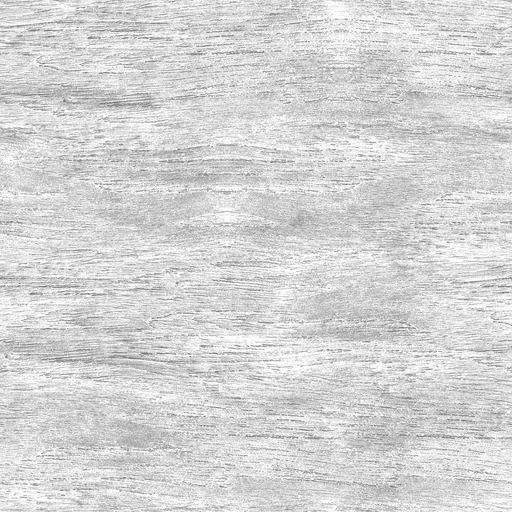
#> input picture unity/GloomhavenVR.Assets/Assets/Bundle/Table/KeycapGrain_albedo.png, 512 x 512 px
$ python plate_forensics.py
#> lines starting #> are read from the running program, lines starting #| are printed output that depends on the picture
#!/usr/bin/env python3
"""ROUND 3, STEP 0 -- what actually separates the ACCEPTED board backs from the REJECTED cap
plates.

THE QUESTION THIS FILE EXISTS TO ANSWER
---------------------------------------
Two rounds of keycap material were rejected with the SAME word -- "einheitlich" -- and round 2
had measured a real improvement first (cap-scale STORY contrast +60 / +71 / +147 %). A metric
that rose while the picture stayed wrong is measuring one term of what the eye sees. Meanwhile
the same generator, in the same repository, produced something the user volunteered praise for:

    "Die Rueckseite der boards gefaellt mir sehr gut!"   -- the board BACKS (ModBuild 276)

So the accepted class and the rejected class are both gpt-image-2 output, both re-based, both
shipped through `BoardLit`. **Something else separates them, and it is measurable rather than a
matter of taste.** This module measures it, with a NULL control and a KNOWN-POSITIVE control,
before anything is generated.

WHAT IS MEASURED, AND IN WHOSE UNITS
------------------------------------
Everything is computed in OBJECT-NORMALISED coordinates: each source is resampled so its SHORT
side is `NORM` texels, whatever its real size, so "a feature a sixth of the frame" means the
same number of texels on a 480 mm board back and on a 53 mm keycap. That is the only way the
two are comparable at all -- and it is also the axis round 2 was working on (feature size as a
fraction of the frame) taken one step further: not how BIG the features are, but whether the
picture has a LAYOUT.

    M1  OCTAVE SPECTRUM      sigma of each band-pass octave (1/2 .. 1/64 of the object),
                             per cent of the mean. Round 2's STORY/GRAIN split, resolved.
    M2  NSI                  non-stationarity index: between-tile contrast / within-tile
                             contrast over an 8x8 grid. A swatch is stationary BY
                             CONSTRUCTION, so this sits at its null value for one.
    M3  REG                  REGISTRATION. The mean luminance as a function of normalised
                             distance to the frame's border, peak-to-trough, per cent of the
                             mean. A rim, a batten, a bezel, a border -- anything that makes
                             WHERE YOU ARE matter -- shows here. A swatch cannot have it:
                             translate a swatch and it is the same swatch.
    M4  COH / GINI           contour coherence (structure tensor at 1/32 of the object) and
                             the Gini coefficient of gradient magnitude. A made object's
                             edges are FEW, LONG and ORIENTED; grain is dense, short and
                             isotropic.

WHAT THESE METRICS CANNOT SEE, stated because round 2's did not state it
------------------------------------------------------------------------
* None of them knows what the picture DEPICTS. A rim drawn in the wrong place scores exactly
  like a rim drawn in the right place. M3 in particular is blind to whether the registration
  agrees with the MESH -- that is what `cap_atlas.zone_report` is for.
* M3 is a border profile only. An object whose structure is a diagonal seam and no border term
  scores near-null on M3 and high on M4; both are "made". They are reported separately for
  that reason and are never summed into a score.
* All four are computed on the ALBEDO. The shipped picture is albedo x state colour x the
  shader's two baked lights; the state colour is a uniform multiply, so it cannot move any of
  these four (they are all mean-relative), but the normal map can and is not modelled here.
* The null control fixes what "zero" means for each metric on a stationary field of the same
  spectrum. It does NOT give a significance test; the error bar is the spread over repeated
  draws and is printed with it.
"""
import argparse
import os
import sys

import numpy as np
from PIL import Image, ImageFilter

HERE = os.path.dirname(os.path.abspath(__file__))
PREP = os.path.dirname(HERE)
sys.path.insert(0, HERE)
sys.path.insert(0, PREP)

REPO = os.path.dirname(os.path.dirname(PREP))
OUT = os.path.join(PREP, "out")
BUNDLE = os.path.join(REPO, "unity", "GloomhavenVR.Assets", "Assets", "Bundle", "Table")

NORM = 256          # object-normalised short side
OCTAVES = (2, 4, 8, 16, 32, 64)     # 1/2 .. 1/64 of the object's short side
STORY_CUT = 10.0    # coarser than a tenth of the object is STORY (round 2's own cut)

R2_PLATES = {"oak": "keycap2_plate_oak_b.png",
             "steel": "keycap2_plate_steel.png",
             "bronze": "keycap2_plate_bronze_d.png"}
STYLES = ("oak", "steel", "bronze")
ATLAS = {"oak": "KeycapOak", "steel": "KeycapSteel", "bronze": "KeycapBronze"}
NULL_SEEDS = (11, 22, 33, 44, 55)


# ------------------------------------------------------------------------------------------
# helpers
# ------------------------------------------------------------------------------------------
def _lum(rgb):
    return rgb.mean(axis=2) if rgb.ndim == 3 else rgb


def _box1(a, radius, axis):
    if radius < 1:
        return a
    k = 2 * radius + 1
    pad = [(0, 0), (0, 0)]
    pad[axis] = (radius, radius)
    p = np.pad(a, pad, mode="edge")
    c = np.cumsum(p, axis=axis)
    zero = np.zeros_like(np.take(c, [0], axis=axis))
    c = np.concatenate([zero, c], axis=axis)
    n = a.shape[axis]
    hi = np.take(c, np.arange(k, k + n), axis=axis)
    lo = np.take(c, np.arange(0, n), axis=axis)
    return (hi - lo) / float(k)


def _blur(a, sigma):
    """Gaussian, approximated by three box passes, IN FLOAT.

    The first version of this routine went through `PIL.ImageFilter.GaussianBlur`, which
    quantises to 8 bits on the way in and on the way out. On the STRUCTURE TENSOR that is not a
    rounding detail: the tensor's entries are products of gradients, order 1e-4, so 1/255
    quantisation makes `det` negative, drives one eigenvalue below zero and sends the coherence
    ratio to 1e7 -- the instrument's first output reported COH values of 4.4e7 on a field whose
    coherence is bounded by 1. A new instrument's first output is a hypothesis; this one was
    falsified by its own bound.
    """
    if sigma <= 0.0:
        return a
    r = max(1, int(round(sigma * 1.2)))
    out = a
    for _ in range(3):
        out = _box1(_box1(out, r, 0), r, 1)
    return out


def normalise(img, norm=NORM):
    """Resample so the SHORT side is `norm`, aspect preserved. Object-normalised coordinates."""
    h, w = img.shape[:2]
    s = norm / float(min(h, w))
    nw, nh = max(1, int(round(w * s))), max(1, int(round(h * s)))
    mode = "RGB" if img.ndim == 3 else "L"
    im = Image.fromarray((np.clip(img, 0, 1) * 255.0 + 0.5).astype(np.uint8), mode)
    return np.asarray(im.resize((nw, nh), Image.Resampling.LANCZOS), dtype=np.float64) / 255.0


def load(path):
    return np.asarray(Image.open(path).convert("RGB"), dtype=np.float64) / 255.0


# [9 lines left out: function cell_of, not called in this run]


# ------------------------------------------------------------------------------------------
# M1 octave spectrum
# ------------------------------------------------------------------------------------------
def octave_report(lum, norm=NORM):
    m = max(float(lum.mean()), 1e-9)
    total = 100.0 * float(lum.std()) / m
    lo10 = _blur(lum, norm / STORY_CUT / 3.0)
    story = 100.0 * float(lo10.std()) / m
    grain = 100.0 * float((lum - lo10).std()) / m
    bands, prev = [], lum
    for k in OCTAVES:
        lo = _blur(lum, norm / float(k) / 3.0)
        bands.append(100.0 * float((prev - lo).std()) / m)
        prev = lo
    return dict(total=total, story=story, grain=grain, bands=bands)


# ------------------------------------------------------------------------------------------
# M2 non-stationarity
# ------------------------------------------------------------------------------------------
def nsi(lum, tiles=8):
    h, w = lum.shape
    th, tw = h // tiles, w // tiles
    means, sds = [], []
    for r in range(tiles):
        for c in range(tiles):
            t = lum[r * th:(r + 1) * th, c * tw:(c + 1) * tw]
            means.append(float(t.mean()))
            sds.append(float(t.std()))
    return float(np.std(means)) / max(float(np.mean(sds)), 1e-9)


# ------------------------------------------------------------------------------------------
# M3 registration -- the border profile
# ------------------------------------------------------------------------------------------
def registration(lum, bins=24):
    """Mean luminance as a function of normalised distance to the border, peak-to-trough, as a
    per cent of the mean.

    Distance is measured in the frame's OWN units on each axis (so a 3:2 frame is not biased by
    its long side): d = min(x, 1-x, y, 1-y) with x, y in [0, 1]. d = 0 is the very edge, d = 0.5
    the centre.

    A stationary field gives whatever its low-frequency noise happens to average to along these
    contours -- which is NOT zero, and is exactly what the null control measures.
    """
    h, w = lum.shape
    ys = (np.arange(h) + 0.5) / h
    xs = (np.arange(w) + 0.5) / w
    dy = np.minimum(ys, 1.0 - ys)[:, None]
    dx = np.minimum(xs, 1.0 - xs)[None, :]
    d = np.minimum(np.broadcast_to(dy, (h, w)), np.broadcast_to(dx, (h, w)))
    idx = np.clip((d / 0.5 * bins).astype(int), 0, bins - 1)
    prof = np.array([lum[idx == b].mean() if (idx == b).any() else np.nan for b in range(bins)])
    m = max(float(lum.mean()), 1e-9)
    return 100.0 * float(np.nanmax(prof) - np.nanmin(prof)) / m, prof / m


# ------------------------------------------------------------------------------------------
# M4 coherence + gradient Gini
# ------------------------------------------------------------------------------------------
def coherence(lum, norm=NORM):
    s = _blur(lum, norm / 128.0)                 # kill per-texel noise, keep contours
    gy, gx = np.gradient(s)
    w = norm / 32.0                              # structure tensor at 1/32 of the object
    jxx, jyy, jxy = _blur(gx * gx, w), _blur(gy * gy, w), _blur(gx * gy, w)
    tr = jxx + jyy
    disc = np.sqrt(np.maximum((jxx - jyy) ** 2 + 4.0 * jxy * jxy, 0.0))
    # coh = (l1 - l2) / (l1 + l2) = disc / tr, and tr >= disc >= 0 exactly, so this is bounded
    # by 1 by construction -- which is what the first version was not.
    coh = disc / np.maximum(tr, 1e-15)
    mag = np.sqrt(gx * gx + gy * gy)
    weighted = float((coh * mag).sum() / max(mag.sum(), 1e-12))
    flat = np.sort(mag.ravel())
    n = flat.size
    cum = np.cumsum(flat)
    gini = float((n + 1 - 2.0 * (cum.sum() / max(cum[-1], 1e-12))) / n)
    return weighted, gini


# ------------------------------------------------------------------------------------------
# the controls
# ------------------------------------------------------------------------------------------
def null_swatch(seed, beta=1.6, n=NORM):
    """A STATIONARY field with a 1/f^beta spectrum -- a swatch, by construction. Every metric's
    reading on this is what 'no object' looks like; nothing below is believed without it."""
    rng = np.random.default_rng(seed)
    f = np.fft.fftfreq(n)
    r = np.sqrt(f[:, None] ** 2 + f[None, :] ** 2)
    r[0, 0] = 1.0 / n
    amp = r ** (-beta / 2.0)
    ph = np.exp(2j * np.pi * rng.random((n, n)))
    a = np.real(np.fft.ifft2(amp * ph))
    a = (a - a.mean()) / max(a.std(), 1e-9)
    return np.clip(0.55 + 0.11 * a, 0.02, 0.99)


def surrogate(lum, seed):
    """A PHASE-RANDOMISED surrogate of this very image: identical power spectrum, destroyed
    layout.

    This is the null that matters, and it is stronger than `null_swatch` because it is matched
    to the source. Fourier phase carries WHERE things are; amplitude carries how much of each
    scale there is. Randomising the phase and keeping the amplitude leaves a field with the
    SAME octave spectrum -- the same STORY contrast, the same grain, the same everything round
    2 measured -- and no object in it at all.

    So: if a plate's REG and NSI are inside the spread of its own surrogates, then round 2's
    numbers are all it has, and 'einheitlich' is exactly the right word for it.
    """
    rng = np.random.default_rng(seed)
    f = np.fft.fft2(lum - lum.mean())
    amp = np.abs(f)
    # The phase is taken from a REAL white-noise field's own transform, so it is Hermitian by
    # construction and the inverse transform below is real without any energy being discarded.
    ph = np.angle(np.fft.fft2(rng.standard_normal(lum.shape)))
    out = np.real(np.fft.ifft2(amp * np.exp(1j * ph)))
    out = out / max(out.std(), 1e-12) * max(float((lum - lum.mean()).std()), 1e-12)
    return np.clip(out + lum.mean(), 0.0, 1.0)


def surrogate_null(lum, draws=7, seed0=9001):
    """(mean, sd) of each metric over `draws` phase-randomised surrogates of `lum`."""
    ms = [measure(surrogate(lum, seed0 + 137 * k)) for k in range(draws)]
    keys = ("total", "story", "grain", "nsi", "reg", "coh", "gini")
    return ({k: float(np.mean([m[k] for m in ms])) for k in keys},
            {k: float(np.std([m[k] for m in ms])) for k in keys})


def positive_object(seed, n=NORM):
    """A KNOWN-POSITIVE: a drawn OBJECT on the same stationary field -- a bezel band, a rim
    land, two battens and a row of rivets. If the metrics cannot tell this from `null_swatch`
    they are not measuring what they claim to."""
    base = null_swatch(seed, n=n)
    ys = (np.arange(n) + 0.5) / n
    xs = (np.arange(n) + 0.5) / n
    d = np.minimum(np.minimum(ys, 1 - ys)[:, None], np.minimum(xs, 1 - xs)[None, :])
    out = base.copy()
    out = out * np.where(d < 0.060, 0.72, 1.0)                      # outer chamfer, in shadow
    out = out * np.where((d >= 0.060) & (d < 0.105), 1.30, 1.0)     # rim land, burnished
    out = out * np.where((d >= 0.105) & (d < 0.135), 0.66, 1.0)     # inner chamfer, oxide
    out = out * np.where(d >= 0.135, 0.92, 1.0)                     # recessed field
    for cx in (0.34, 0.66):                                         # two battens
        out[:, np.abs(xs - cx) < 0.035] *= 0.80
    rng = np.random.default_rng(seed + 1)
    yy, xx = np.mgrid[0:n, 0:n]
    for k in range(8):                                              # rivets
        cy, cx = int(n * (0.20 + 0.08 * k)), int(n * (0.34 if k % 2 else 0.66))
        rad = np.sqrt((yy - cy) ** 2 + (xx - cx) ** 2)
        out = np.where(rad < n * 0.018, out * 1.35, out)
        out = np.where((rad >= n * 0.018) & (rad < n * 0.026), out * 0.70, out)
    out = out + 0.01 * rng.standard_normal((n, n))
    return np.clip(out, 0.02, 0.99)


# ------------------------------------------------------------------------------------------
# the report
# ------------------------------------------------------------------------------------------
def measure(lum, norm=NORM):
    o = octave_report(lum, norm)
    reg, _ = registration(lum)
    coh, gini = coherence(lum, norm)
    return dict(nsi=nsi(lum), reg=reg, coh=coh, gini=gini, **o)


HEAD = (f"{'source':<44}{'total':>7}{'STORY':>7}{'GRAIN':>7}"
        f"{'NSI':>7}{'REG':>7}{'COH':>7}{'GINI':>7}   octave sigma 1/2..1/64")


def row(name, m):
    b = " ".join(f"{v:4.1f}" for v in m["bands"])
    return (f"{name:<44}{m['total']:7.2f}{m['story']:7.2f}{m['grain']:7.2f}"
            f"{m['nsi']:7.3f}{m['reg']:7.2f}{m['coh']:7.3f}{m['gini']:7.3f}   {b}")


def run(out_dir=OUT, bundle=BUNDLE, dst=None, extra=()):
    lines = []

    def say(t=""):
        print(t)
        lines.append(t)

    say("=" * 132)
    say("PLATE FORENSICS -- the ACCEPTED board backs against the REJECTED cap plates, in "
        "object-normalised coordinates")
    say("=" * 132)
    say("Every source resampled so its SHORT side is 256 texels, so 'a sixth of the frame' is "
        "43 texels in all of them.")
    say("REG is the one a swatch cannot fake: mean luminance against distance-to-border, "
        "peak-to-trough, per cent of the mean.")
    say("")

    say("--- CONTROLS --------------------------------------------------------------------")
    say(HEAD)
    nulls = [measure(null_swatch(s)) for s in NULL_SEEDS]
    for s, mm in zip(NULL_SEEDS, nulls):
        say(row(f"NULL stationary swatch (seed {s})", mm))
    for key in ("story", "nsi", "reg", "coh", "gini"):
        v = np.array([m[key] for m in nulls])
        say(f"    NULL {key.upper():<6} mean {v.mean():7.3f}  sd {v.std():6.3f}"
            "   <- what 'no object' reads")
    say("")
    for s in (11, 22):
        say(row(f"KNOWN-POSITIVE drawn object (seed {s})", measure(positive_object(s))))
    say("")

    say("--- THE ACCEPTED CLASS: the board BACKS as generated (ModBuild 276) --------------")
    say(HEAD)
    backs = {}
    for style in STYLES:
        p = os.path.join(out_dir, f"board_back_{style}.png")
        if not os.path.isfile(p):
            say(f"    MISSING {p}")
            continue
        backs[style] = measure(_lum(normalise(load(p))))
        say(row(f"board_back_{style}.png  (1536x1024)", backs[style]))
    say("")

    say("--- THE REJECTED CLASS: the cap PLATES as generated ------------------------------")
    say(HEAD)
    caps = {}
    for style in STYLES:
        p1 = os.path.join(out_dir, f"keycap_plate_{style}.png")
        if os.path.isfile(p1):
            say(row(f"round 1  keycap_plate_{style}.png", measure(_lum(normalise(load(p1))))))
    for style in STYLES:
        p2 = os.path.join(out_dir, R2_PLATES[style])
        if os.path.isfile(p2):
            caps[style] = measure(_lum(normalise(load(p2))))
            say(row(f"round 2  {R2_PLATES[style]}", caps[style]))
    say("")

    say("--- WHAT THE CAP ACTUALLY WEARS: the SHIPPED atlas cell (= the cap's whole face) --")
    say(HEAD)
    cells = {}
    for style in STYLES:
        p = os.path.join(bundle, f"{ATLAS[style]}_albedo.png")
        if not os.path.isfile(p):
            say(f"    MISSING {p}")
            continue
        cells[style] = measure(_lum(normalise(cell_of(p, 0))))
        say(row(f"{ATLAS[style]}_albedo cell 0 (Plain)", cells[style]))
    p = os.path.join(bundle, "KeycapGrain_albedo.png")
    if os.path.isfile(p):
        say(row("KeycapGrain_albedo (pre-round-1, shared)", measure(_lum(normalise(load(p))))))
#> in normalise, `h, w = img.shape[:2]`: h = 512
#> in normalise, `s = norm / float(min(h, w))`: s = 0.5
#> in normalise, `nw, nh = max(1, int(round(w * s))), max(1, int(round(h * s)))`: nw = 256
#> in octave_report (call 8), `m = max(float(lum.mean()), 1e-9)`: m = 0.837
#> in octave_report (call 8), `total = 100.0 * float(lum.std()) / m`: total = 7.67
#> in octave_report (call 8), `lo10 = _blur(lum, norm / STORY_CUT / 3.0)`:
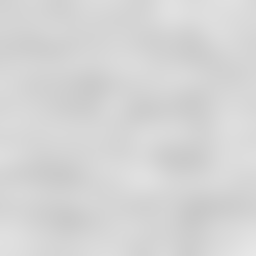
#> lo10: shape (256, 256) float64; min 0.791, max 0.908, mean 0.837
#> in octave_report (call 8), `story = 100.0 * float(lo10.std()) / m`: story = 2.03
#> in octave_report (call 8), `grain = 100.0 * float((lum - lo10).std()) / m`: grain = 7.1
#> in octave_report (call 8), `bands, prev = [], lum`: bands = []
#> the loop in octave_report (call 8), `for k in OCTAVES:` made 6 passes
#> pass 1, in _box1 (call 469), `hi = np.take(c, np.arange(k, k + n), axis=axis)`:
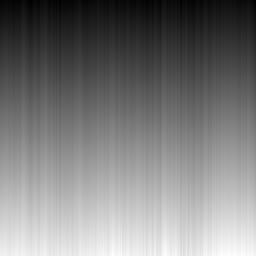
#> hi: shape (256, 256) float64; min 79.61, max 314.3, mean 194; drawn with min black and max white
#> after the loop in octave_report (call 8), `for k in OCTAVES:`: bands = [7.65, 0.749, 0.993, 1.53, 1.35, 0.759]
#> in coherence (call 8), `gy, gx = np.gradient(s)`:
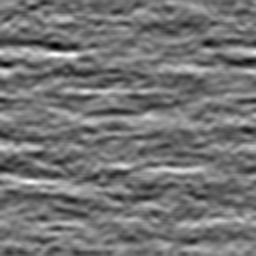
#> gy: shape (256, 256) float64; min -0.0235, max 0.0277, mean -7.56e-06; drawn with min black and max white
#> in coherence (call 8), `gy, gx = np.gradient(s)`:
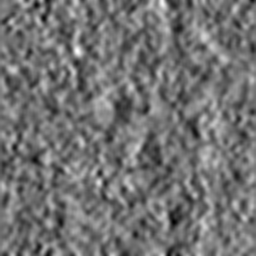
#> gx: shape (256, 256) float64; min -0.013, max 0.0159, mean 3.42e-05; drawn with min black and max white
#> in coherence (call 8), `jxx, jyy, jxy = _blur(gx * gx, w), _blur(gy * gy, w), _blur(gx * gy, w)`:
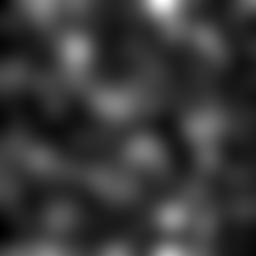
#> jxx: shape (256, 256) float64; min 3.98e-06, max 3.56e-05, mean 1.12e-05; drawn with min black and max white
#> in coherence (call 8), `jxx, jyy, jxy = _blur(gx * gx, w), _blur(gy * gy, w), _blur(gx * gy, w)`:
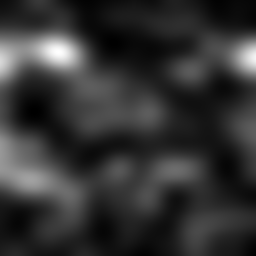
#> jyy: shape (256, 256) float64; min 1.15e-05, max 0.000137, mean 3.68e-05; drawn with min black and max white
#> in coherence (call 8), `jxx, jyy, jxy = _blur(gx * gx, w), _blur(gy * gy, w), _blur(gx * gy, w)`:
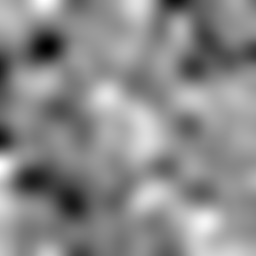
#> jxy: shape (256, 256) float64; min -1.27e-05, max 9.61e-06, mean -5.51e-07; drawn with min black and max white
#> (the rest of the program and of its run is left out)
